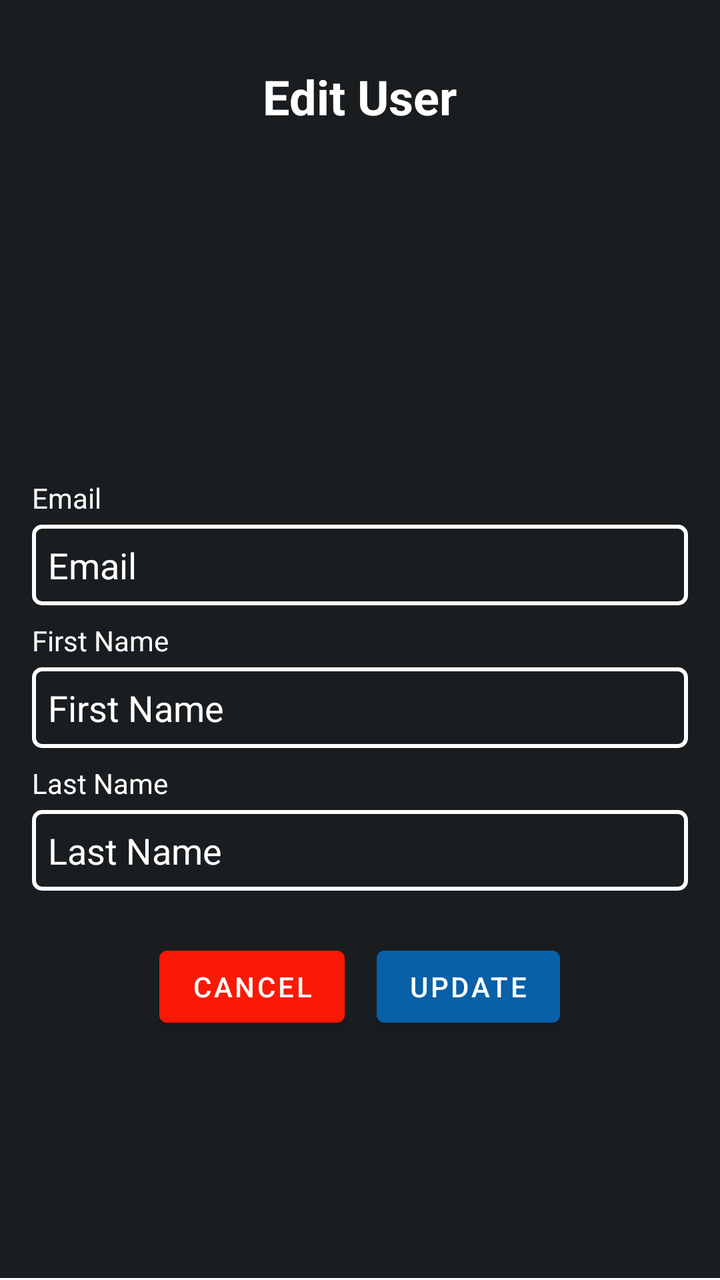
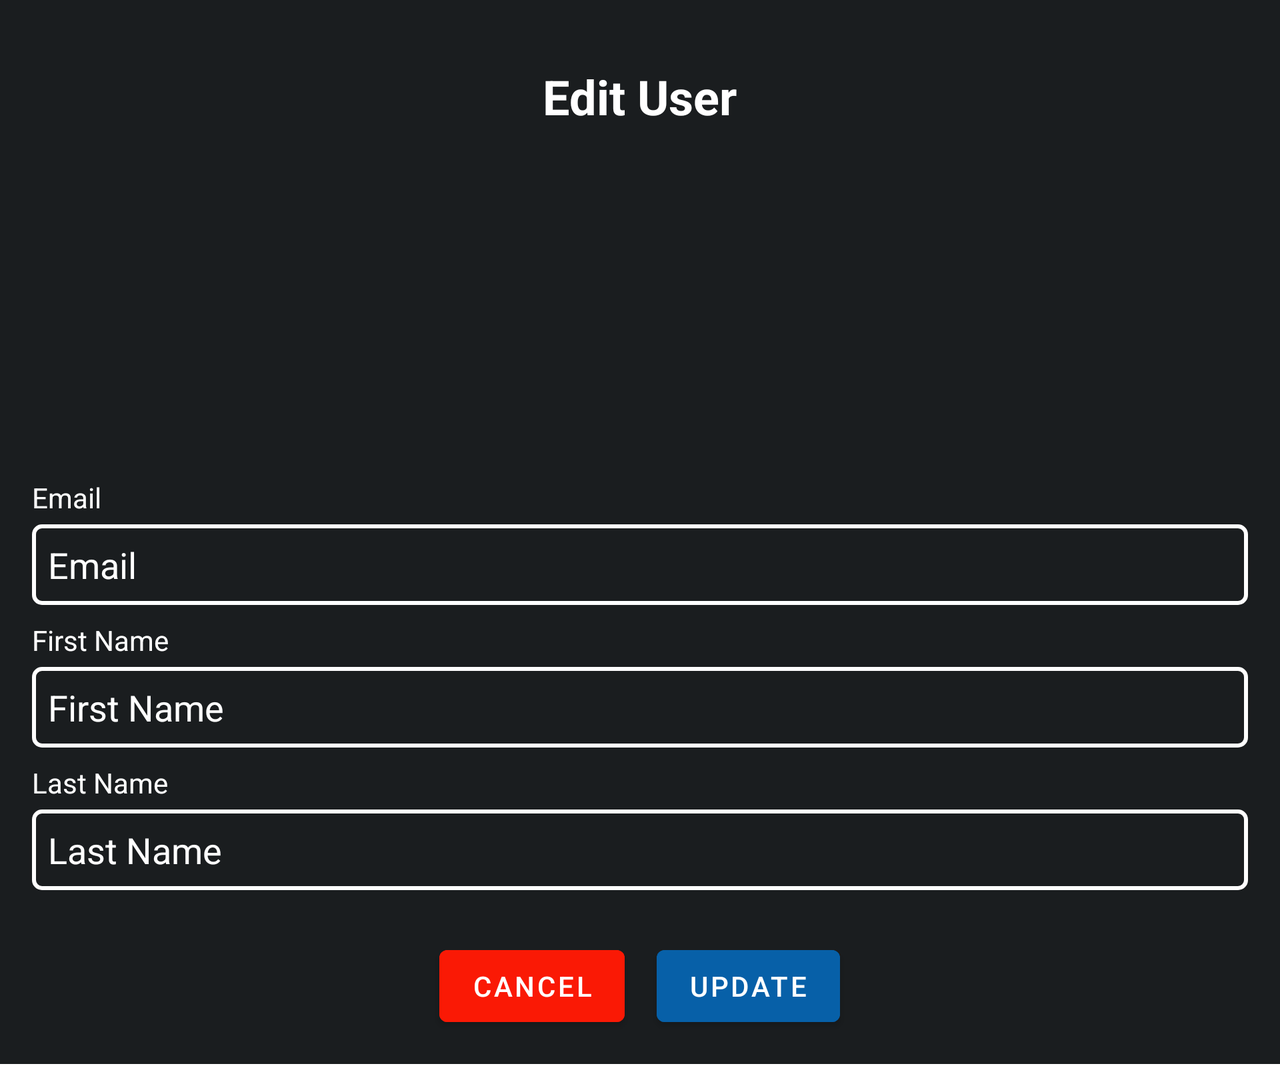

Two renders of one Android screen. The first uses the default layout on a phone; the second uses the alternative layout the repository ships for a different screen configuration, on a matching device. The two XML files are below.
<!-- AndroidManifest.xml: application theme Theme.EasySaleAssignment -->
<!-- res/layout/user_details_fragment.xml -->
<?xml version="1.0" encoding="utf-8"?>
<LinearLayout xmlns:android="http://schemas.android.com/apk/res/android"
    xmlns:app="http://schemas.android.com/apk/res-auto"
    xmlns:tools="http://schemas.android.com/tools"
    android:id="@+id/user_details_fragment"
    android:layout_width="match_parent"
    android:layout_height="match_parent"
    android:orientation="vertical"
    android:padding="16dp"
    android:background="@drawable/lines"
    android:focusable="true"
    android:clickable="true"
    tools:context="com.example.easysaleassignment.ui.fragments.UserDetailsFragment">

    <Space
        android:layout_width="match_parent"
        android:layout_height="16dp" />

    
    <TextView
        android:id="@+id/update_user_title"
        android:layout_width="wrap_content"
        android:layout_height="wrap_content"
        android:layout_gravity="center"
        android:text="@string/update_user_title"
        android:textColor="@color/white"
        android:textSize="24sp"
        android:textStyle="bold"
        android:layout_marginBottom="16dp" />

    
    <ImageView
        android:id="@+id/user_avatar"
        android:layout_width="100dp"
        android:layout_height="100dp"
        android:layout_gravity="center"
        android:layout_marginBottom="16dp" />


    
    <TextView
        android:id="@+id/user_name_header"
        android:layout_width="wrap_content"
        android:layout_height="wrap_content"
        android:textSize="20sp"
        android:textStyle="bold"
        android:textColor="@color/white"
        android:layout_gravity="center"
        android:paddingBottom="16dp" />

    
    <TextView
        android:id="@+id/label_email"
        android:layout_width="match_parent"
        android:layout_height="wrap_content"
        android:text="@string/label_email_edit_text_hint"
        android:textColor="@color/white"
        android:layout_marginBottom="4dp" />

    
    <EditText
        android:id="@+id/edit_text_email"
        android:layout_width="match_parent"
        android:layout_height="wrap_content"
        android:hint="@string/email_edit_text_hint"
        android:textColorHint="@color/white"
        android:background="@drawable/edit_text_border"
        android:textColor="@color/white"
        android:inputType="textEmailAddress"
        android:padding="8dp"
        android:layout_marginBottom="8dp"
        android:enabled="false" />

    
    <TextView
        android:id="@+id/label_first_name"
        android:layout_width="match_parent"
        android:layout_height="wrap_content"
        android:text="@string/label_firstname_edit_text_hint"
        android:textColor="@color/white"
        android:layout_marginBottom="4dp" />

    
    <EditText
        android:id="@+id/edit_text_first_name"
        android:layout_width="match_parent"
        android:layout_height="wrap_content"
        android:hint="@string/firstname_edit_text_hint"
        android:textColorHint="@color/white"
        android:background="@drawable/edit_text_border"
        android:textColor="@color/white"
        android:inputType="textPersonName"
        android:padding="8dp"
        android:layout_marginBottom="8dp" />

    
    <TextView
        android:id="@+id/error_label_first_name_update_user"
        android:layout_width="match_parent"
        android:layout_height="wrap_content"
        android:textColor="@android:color/holo_red_dark"
        android:visibility="gone"
        android:text="@string/error_invalid_firstname" />

    
    <TextView
        android:id="@+id/label_last_name"
        android:layout_width="match_parent"
        android:layout_height="wrap_content"
        android:text="@string/label_lastname_edit_text_hint"
        android:textColor="@color/white"
        android:layout_marginBottom="4dp" />

    
    <EditText
        android:id="@+id/edit_text_last_name"
        android:layout_width="match_parent"
        android:layout_height="wrap_content"
        android:hint="@string/lastname_edit_text_hint"
        android:textColorHint="@color/white"
        android:textColor="@color/white"
        android:inputType="textPersonName"
        android:background="@drawable/edit_text_border"
        android:padding="8dp" />

    
    <TextView
        android:id="@+id/error_label_last_name_update_user"
        android:layout_width="match_parent"
        android:layout_height="wrap_content"
        android:textColor="@android:color/holo_red_dark"
        android:visibility="gone"
        android:text="@string/error_invalid_lastname" />


    
    <LinearLayout
        android:layout_width="match_parent"
        android:layout_height="wrap_content"
        android:orientation="horizontal"
        android:gravity="center"
        android:layout_marginTop="24dp">

        
        <Button
            android:id="@+id/button_cancel"
            android:layout_width="wrap_content"
            android:layout_height="wrap_content"
            android:text="@string/cancel_btn_text"
            android:backgroundTint="@color/cancel_background_btn_tint"
            android:layout_marginEnd="16dp" />

        
        <Button
            android:id="@+id/button_update"
            android:layout_width="wrap_content"
            android:layout_height="wrap_content"
            android:backgroundTint="@color/add_background_btn_tint"
            android:text="@string/update_btn_text" />

    </LinearLayout>
</LinearLayout>
<!-- resources referenced by this layout -->
<resources>
  <color name="add_background_btn_tint">#0760a8</color>
  <color name="cancel_background_btn_tint">#fa1905</color>
  <color name="white">#FFFFFFFF</color>
  <!-- drawable edit_text_border (drawable) -->
  <?xml version="1.0" encoding="utf-8"?>
  <shape xmlns:android="http://schemas.android.com/apk/res/android">
      <solid android:color="@android:color/transparent" /> 
      <stroke
          android:width="2dp"
      android:color="@android:color/white" />
      <corners android:radius="4dp" />
      <padding android:top="4dp" android:bottom="4dp" android:left="4dp" android:right="4dp" /> 
  </shape>
  <!-- drawable lines (drawable) -->
  <?xml version="1.0" encoding="utf-8"?>
  <layer-list xmlns:android="http://schemas.android.com/apk/res/android">
  
  
  
      <item android:bottom="1dp">
          <shape android:shape="rectangle">
              <solid android:color="#1a1d1f"/>
          </shape>
      </item>
  
  </layer-list>
  <string name="cancel_btn_text">Cancel</string>
  <string name="email_edit_text_hint">Email</string>
  <string name="error_invalid_firstname">*missing firstname</string>
  <string name="error_invalid_lastname">*missing lastname</string>
  <string name="firstname_edit_text_hint">First Name</string>
  <string name="label_email_edit_text_hint">Email</string>
  <string name="label_firstname_edit_text_hint">First Name</string>
  <string name="label_lastname_edit_text_hint">Last Name</string>
  <string name="lastname_edit_text_hint">Last Name</string>
  <string name="update_btn_text">Update</string>
  <string name="update_user_title">Edit User</string>
  <style name="Theme.EasySaleAssignment" parent="Base.Theme.EasySaleAssignment" />
  <style name="Base.Theme.EasySaleAssignment" parent="Theme.MaterialComponents.DayNight.DarkActionBar">
          
  
      </style>
</resources>
<!-- res/layout-land/user_details_fragment.xml (the repository's variant of the layout above) -->
<!-- drawn on the phone turned sideways -->
<?xml version="1.0" encoding="utf-8"?>
<ScrollView xmlns:android="http://schemas.android.com/apk/res/android"
    xmlns:app="http://schemas.android.com/apk/res-auto"
    xmlns:tools="http://schemas.android.com/tools"
    android:id="@+id/user_details_fragment_scrollview"
    android:layout_width="match_parent"
    android:layout_height="match_parent"
    android:background="@drawable/lines"
    android:focusable="true"
    android:clickable="true"
    tools:context="com.example.easysaleassignment.ui.fragments.UserDetailsFragment">

    <LinearLayout
        android:layout_width="match_parent"
        android:layout_height="wrap_content"
        android:orientation="vertical"
        android:padding="16dp">

        <Space
            android:layout_width="match_parent"
            android:layout_height="16dp" />

        
        <TextView
            android:id="@+id/update_user_title"
            android:layout_width="wrap_content"
            android:layout_height="wrap_content"
            android:layout_gravity="center"
            android:text="@string/update_user_title"
            android:textColor="@color/white"
            android:textSize="24sp"
            android:textStyle="bold"
            android:layout_marginBottom="16dp" />

        
        <ImageView
            android:id="@+id/user_avatar"
            android:layout_width="100dp"
            android:layout_height="100dp"
            android:layout_gravity="center"
            android:layout_marginBottom="16dp" />


        
        <TextView
            android:id="@+id/user_name_header"
            android:layout_width="wrap_content"
            android:layout_height="wrap_content"
            android:textSize="20sp"
            android:textStyle="bold"
            android:textColor="@color/white"
            android:layout_gravity="center"
            android:paddingBottom="16dp" />

        
        <TextView
            android:id="@+id/label_email"
            android:layout_width="match_parent"
            android:layout_height="wrap_content"
            android:text="@string/label_email_edit_text_hint"
            android:textColor="@color/white"
            android:layout_marginBottom="4dp" />

        
        <EditText
            android:id="@+id/edit_text_email"
            android:layout_width="match_parent"
            android:layout_height="wrap_content"
            android:hint="@string/email_edit_text_hint"
            android:textColorHint="@color/white"
            android:background="@drawable/edit_text_border"
            android:textColor="@color/white"
            android:inputType="textEmailAddress"
            android:padding="8dp"
            android:layout_marginBottom="8dp"
            android:enabled="false" />

        
        <TextView
            android:id="@+id/label_first_name"
            android:layout_width="match_parent"
            android:layout_height="wrap_content"
            android:text="@string/label_firstname_edit_text_hint"
            android:textColor="@color/white"
            android:layout_marginBottom="4dp" />

        
        <EditText
            android:id="@+id/edit_text_first_name"
            android:layout_width="match_parent"
            android:layout_height="wrap_content"
            android:hint="@string/firstname_edit_text_hint"
            android:textColorHint="@color/white"
            android:background="@drawable/edit_text_border"
            android:textColor="@color/white"
            android:inputType="textPersonName"
            android:padding="8dp"
            android:layout_marginBottom="8dp" />

        
        <TextView
            android:id="@+id/error_label_first_name_update_user"
            android:layout_width="match_parent"
            android:layout_height="wrap_content"
            android:textColor="@android:color/holo_red_dark"
            android:visibility="gone"
            android:text="@string/error_invalid_firstname" />

        
        <TextView
            android:id="@+id/label_last_name"
            android:layout_width="match_parent"
            android:layout_height="wrap_content"
            android:text="@string/label_lastname_edit_text_hint"
            android:textColor="@color/white"
            android:layout_marginBottom="4dp" />

        
        <EditText
            android:id="@+id/edit_text_last_name"
            android:layout_width="match_parent"
            android:layout_height="wrap_content"
            android:hint="@string/lastname_edit_text_hint"
            android:textColorHint="@color/white"
            android:textColor="@color/white"
            android:inputType="textPersonName"
            android:background="@drawable/edit_text_border"
            android:padding="8dp" />

        
        <TextView
            android:id="@+id/error_label_last_name_update_user"
            android:layout_width="match_parent"
            android:layout_height="wrap_content"
            android:textColor="@android:color/holo_red_dark"
            android:visibility="gone"
            android:text="@string/error_invalid_lastname" />

        
        <LinearLayout
            android:layout_width="match_parent"
            android:layout_height="wrap_content"
            android:orientation="horizontal"
            android:gravity="center"
            android:layout_marginTop="24dp">

            
            <Button
                android:id="@+id/button_cancel"
                android:layout_width="wrap_content"
                android:layout_height="wrap_content"
                android:text="@string/cancel_btn_text"
                android:backgroundTint="@color/cancel_background_btn_tint"
                android:layout_marginEnd="16dp" />

            
            <Button
                android:id="@+id/button_update"
                android:layout_width="wrap_content"
                android:layout_height="wrap_content"
                android:backgroundTint="@color/update_background_btn_tint"
                android:text="@string/update_btn_text" />

        </LinearLayout>
    </LinearLayout>
</ScrollView>
<!-- resources referenced by the variant -->
<!-- as the phone turned sideways resolves them -->
<resources>
  <color name="cancel_background_btn_tint">#fa1905</color>
  <color name="update_background_btn_tint">#0760a8</color>
  <color name="white">#FFFFFFFF</color>
  <!-- drawable edit_text_border (drawable) -->
  <?xml version="1.0" encoding="utf-8"?>
  <shape xmlns:android="http://schemas.android.com/apk/res/android">
      <solid android:color="@android:color/transparent" /> 
      <stroke
          android:width="2dp"
      android:color="@android:color/white" />
      <corners android:radius="4dp" />
      <padding android:top="4dp" android:bottom="4dp" android:left="4dp" android:right="4dp" /> 
  </shape>
  <!-- drawable lines (drawable) -->
  <?xml version="1.0" encoding="utf-8"?>
  <layer-list xmlns:android="http://schemas.android.com/apk/res/android">
  
  
  
      <item android:bottom="1dp">
          <shape android:shape="rectangle">
              <solid android:color="#1a1d1f"/>
          </shape>
      </item>
  
  </layer-list>
  <string name="cancel_btn_text">Cancel</string>
  <string name="email_edit_text_hint">Email</string>
  <string name="error_invalid_firstname">*missing firstname</string>
  <string name="error_invalid_lastname">*missing lastname</string>
  <string name="firstname_edit_text_hint">First Name</string>
  <string name="label_email_edit_text_hint">Email</string>
  <string name="label_firstname_edit_text_hint">First Name</string>
  <string name="label_lastname_edit_text_hint">Last Name</string>
  <string name="lastname_edit_text_hint">Last Name</string>
  <string name="update_btn_text">Update</string>
  <string name="update_user_title">Edit User</string>
  <style name="Theme.EasySaleAssignment" parent="Base.Theme.EasySaleAssignment" />
  <style name="Base.Theme.EasySaleAssignment" parent="Theme.MaterialComponents.DayNight.DarkActionBar">
          
  
      </style>
</resources>
